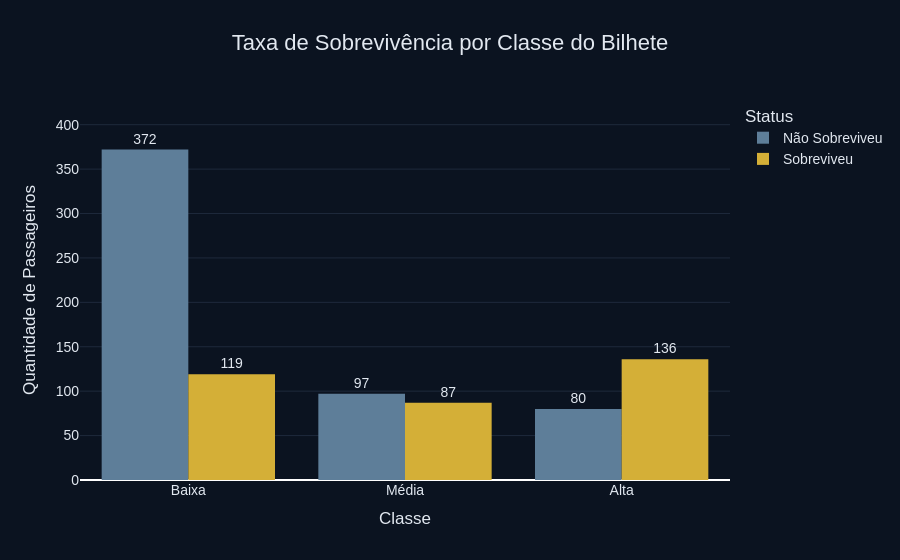

Here is the notebook cell this chart was saved with:
### Markdown cell above
### Interpretação: Taxa de Sobrevivência por Sexo

> **Insight:** A visualização reforça de maneira contundente que a diretriz histórica do "mulheres e crianças primeiro" foi de fato aplicada durante o naufrágio. A probabilidade condicional de sobrevivência de uma mulher a bordo era significativamente superior à probabilidade de sobrevivência de um homem.

### Code cell
# 1. Preparação dos Dados: Criação de cópia e tradução das variáveis alvo e preditora para rótulos descritivos
plot_df_class = train_df.copy()
plot_df_class['Status'] = plot_df_class['Survived'].map({0: 'Não Sobreviveu', 1: 'Sobreviveu'})

plot_df_class['Classe_Nome'] = plot_df_class['Pclass'].map({
    1: 'Alta', 
    2: 'Média', 
    3: 'Baixa'
})

# 2. Criação da Figura: Histograma com cores customizadas e ordenação lógica forçada do eixo X (Baixa -> Média -> Alta)
fig_pclass = px.histogram(plot_df_class, x='Classe_Nome', color='Status', 
                    title="Taxa de Sobrevivência por Classe do Bilhete", barmode='group',
                    color_discrete_map={'Não Sobreviveu': '#5E7E99', 'Sobreviveu': '#D4AF37'},
                    category_orders={"Classe_Nome": ["Baixa", "Média", "Alta"]})

# 3. Rótulos e Interação: Formatação dos números sobre as barras e customização do tooltip (hover)
fig_pclass.update_traces(
    textposition="outside",
    texttemplate="%{y:,.0f}",
    hovertemplate="<b>Classe %{x}</b><br>Status: %{data.name}<br>Quantidade: %{y:,.0f} passageiros<extra></extra>"
)

# 4. Escala Dinâmica: Descoberta da barra mais alta para evitar cortes visuais no layout final
max_count_class = plot_df_class.groupby(['Classe_Nome', 'Status']).size().max()

# 5. Estilização do Layout: Aplicação do dark theme, formatação da legenda e margem extra no eixo Y (15%)
fig_pclass.update_layout(
    separators=",.",
    title=dict(x=0.5, font=dict(size=22, family="Arial", color="#E2E8F0")),
    xaxis_title="Classe",
    yaxis_title="Quantidade de Passageiros",
    font=dict(family="Arial", size=14, color="#E2E8F0"),
    plot_bgcolor='#0B1320',
    paper_bgcolor='#0B1320',
    legend_title_font_color="#E2E8F0",
    legend_font_color="#E2E8F0",
    xaxis=dict(showgrid=False, color="#E2E8F0", tickmode='linear'),
    yaxis=dict(showgrid=True, gridcolor="#1E293B", color="#E2E8F0", range=[0, max_count_class * 1.15])
)

fig_pclass.show()

### Figure 1 — Plotly figure (JSON) as saved in the notebook; plotly's stock layout.template omitted (floating-point values rounded to 4 significant figures; data arrays with more than 128 entries replaced by an {"elided": "..."} marker saying what was removed)
{"data": [{"alignmentgroup": "True", "bingroup": "x", "hovertemplate": "<b>Classe %{x}</b><br>Status: %{data.name}<br>Quantidade: %{y:,.0f} passageiros<extra></extra>", "legendgroup": "Não Sobreviveu", "marker": {"color": "#5E7E99", "pattern": {"shape": ""}}, "name": "Não Sobreviveu", "offsetgroup": "Não Sobreviveu", "orientation": "v", "showlegend": true, "textposition": "outside", "texttemplate": "%{y:,.0f}", "type": "histogram", "x": {"elided": "549 str values"}, "xaxis": "x", "yaxis": "y"}, {"alignmentgroup": "True", "bingroup": "x", "hovertemplate": "<b>Classe %{x}</b><br>Status: %{data.name}<br>Quantidade: %{y:,.0f} passageiros<extra></extra>", "legendgroup": "Sobreviveu", "marker": {"color": "#D4AF37", "pattern": {"shape": ""}}, "name": "Sobreviveu", "offsetgroup": "Sobreviveu", "orientation": "v", "showlegend": true, "textposition": "outside", "texttemplate": "%{y:,.0f}", "type": "histogram", "x": {"elided": "342 str values"}, "xaxis": "x", "yaxis": "y"}], "layout": {"barmode": "group", "font": {"color": "#E2E8F0", "family": "Arial", "size": 14}, "legend": {"font": {"color": "#E2E8F0"}, "title": {"font": {"color": "#E2E8F0"}, "text": "Status"}, "tracegroupgap": 0}, "paper_bgcolor": "#0B1320", "plot_bgcolor": "#0B1320", "separators": ",.", "title": {"font": {"color": "#E2E8F0", "family": "Arial", "size": 22}, "text": "Taxa de Sobrevivência por Classe do Bilhete", "x": 0.5}, "xaxis": {"anchor": "y", "categoryarray": ["Baixa", "Média", "Alta"], "categoryorder": "array", "color": "#E2E8F0", "domain": [0, 1], "showgrid": false, "tickmode": "linear", "title": {"text": "Classe"}}, "yaxis": {"anchor": "x", "color": "#E2E8F0", "domain": [0, 1], "gridcolor": "#1E293B", "range": [0, 427.8], "showgrid": true, "title": {"text": "Quantidade de Passageiros"}}}}
